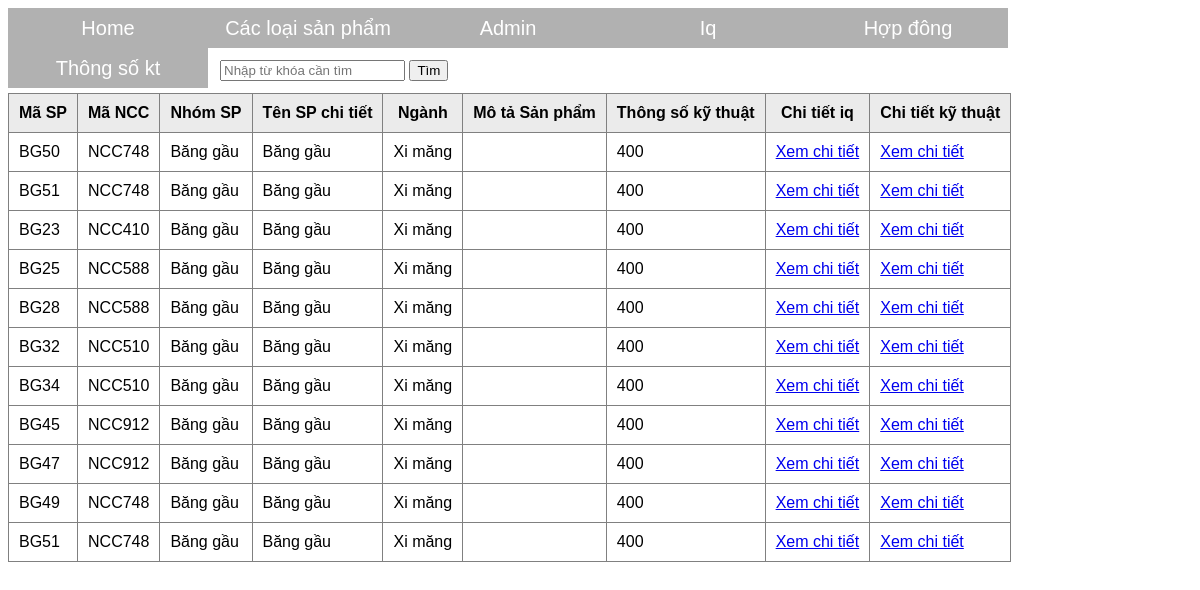
The app's page /tsktbg1.php with its own data.
### tables this page shows
CREATE TABLE `sanpham` (
  `masp` varchar(255) NOT NULL,
  `mancc` varchar(255) NOT NULL,
  `nhomsp` varchar(255) NOT NULL,
  `tenspchitiet` varchar(255) NOT NULL,
  `nganh` varchar(255) NOT NULL,
  `motasanpham` varchar(255) NOT NULL
);

CREATE TABLE `chitiettskt` (
  `id` varchar(5) NOT NULL,
  `masp` varchar(255) DEFAULT NULL,
  `idtskt` varchar(12) DEFAULT NULL,
  `giatri` varchar(41) DEFAULT NULL
);

### tsktbg1.php (the view, shortened to what this page needs)
<?php
    $conn = mysqli_connect("localhost", "root", "", "dataapp3") or die("Không kết nối được cơ sở dữ liệu");
    if (isset($_GET['q']) && !empty($_GET['q'])) {
        $keyword = $_GET['q'];
        $sql = "SELECT * FROM sanpham WHERE masp LIKE '%$keyword%' OR mancc LIKE '%$keyword%' OR nhomsp LIKE '%$keyword%' OR tenspchitiet LIKE '%$keyword%' OR nganh LIKE '%$keyword%'";
    }else{
        $sql = "SELECT * FROM sanpham JOIN chitiettskt ON sanpham.masp = chitiettskt.masp WHERE  nhomsp = 'Băng gầu' AND giatri = '400' ";
    }
    $result = mysqli_query($conn, $sql);
?>
<!DOCTYPE html>
<html>
<head>
    <link rel="stylesheet" type="text/css" href="style.css">
</head>
<body>
          <ul>
        <li><a href="index.php">Home</a></li>
        <li><a href="">Các loại sản phẩm</a>
        </li>
        <li><a href="">Admin</a>
        </li>
        <li><a href="iq.php">Iq</a></li>
        <li><a href="hopdong.php">Hợp đông</a></li>
        <li><a href="">Thông số kt</a>
        </li>
    </ul>
    <table class="search-form" cellpadding="10">
        <tr>
            <td>
                <form action="" method="get">
                    <input type="text" name="q" placeholder="Nhập từ khóa cần tìm" value="<?php if(isset($_GET['q']))?>" />
                    <input type="submit" value="Tìm">
                </form>
            </td>
        </tr>
    </table>
    <table class="list" border="1" cellpadding="10">
          <tr>
            <th>Mã SP</th>
            <th>Mã NCC</th>
            <th>Nhóm SP</th>
            <th>Tên SP chi tiết</th>
            <th>Ngành</th>
            <th>Mô tả Sản phẩm</th>
            <th>Thông số kỹ thuật</th>
            <th>Chi tiết iq</th>
            <th>Chi tiết kỹ thuật</th>
        </tr>
        <?php
           while ($row = mysqli_fetch_assoc($result)) {
            ?>
        <tr>
            <td><?php echo $row['masp']; ?></td>
            <td><?php echo $row['mancc']; ?></td>
            <td><?php echo $row['nhomsp']; ?></td>
            <td><?php echo $row['tenspchitiet']; ?></td>
            <td><?php echo $row['nganh']; ?></td>
            <td><?php echo $row['motasanpham']; ?></td>
            <td><?php echo $row['giatri']; ?></td>
                     <form action="" method="get">
            <td><a href="./chiTiet.php?idSP=<?php echo  $row['masp'] ?>" >Xem chi tiết</a></td>
        </form>
                    <form action="" method="get">
            <td><a href="./cttskt.php?idSPKT=<?php echo  $row['masp'] ?>" >Xem chi tiết</a></td>
        </form>
        </tr>
    <?php } ?>
    </table>
</body>
</html>

### style.css (style rules this page uses)
body { background: url(); background-size: cover; font-family: arial; }
ul { margin: 0; padding: 0; list-style: none; }
ul li { float: left; width: 200px; height: 40px; background-color: darkgrey; opacity: .9; line-height: 40px; text-align: center; font-size: 20px; }
ul li a { text-decoration: none; color: white; display: block; }

### tsktbg1.php (style rules this page uses)
.list { border-collapse: collapse; }
.list tr th { background: #ebebeb; }

### records on screen
sanpham: chitiettskt.masp "BG50", mancc "NCC748", nhomsp "Băng gầu", tenspchitiet "Băng gầu", nganh "Xi măng", chitiettskt.giatri "400"
sanpham: chitiettskt.masp "BG51", mancc "NCC748", nhomsp "Băng gầu", tenspchitiet "Băng gầu", nganh "Xi măng", chitiettskt.giatri "400"
sanpham: chitiettskt.masp "BG23", mancc "NCC410", nhomsp "Băng gầu", tenspchitiet "Băng gầu", nganh "Xi măng", chitiettskt.giatri "400"
sanpham: chitiettskt.masp "BG25", mancc "NCC588", nhomsp "Băng gầu", tenspchitiet "Băng gầu", nganh "Xi măng", chitiettskt.giatri "400"
sanpham: chitiettskt.masp "BG28", mancc "NCC588", nhomsp "Băng gầu", tenspchitiet "Băng gầu", nganh "Xi măng", chitiettskt.giatri "400"
sanpham: chitiettskt.masp "BG32", mancc "NCC510", nhomsp "Băng gầu", tenspchitiet "Băng gầu", nganh "Xi măng", chitiettskt.giatri "400"
sanpham: chitiettskt.masp "BG34", mancc "NCC510", nhomsp "Băng gầu", tenspchitiet "Băng gầu", nganh "Xi măng", chitiettskt.giatri "400"
sanpham: chitiettskt.masp "BG45", mancc "NCC912", nhomsp "Băng gầu", tenspchitiet "Băng gầu", nganh "Xi măng", chitiettskt.giatri "400"
sanpham: chitiettskt.masp "BG47", mancc "NCC912", nhomsp "Băng gầu", tenspchitiet "Băng gầu", nganh "Xi măng", chitiettskt.giatri "400"
sanpham: chitiettskt.masp "BG49", mancc "NCC748", nhomsp "Băng gầu", tenspchitiet "Băng gầu", nganh "Xi măng", chitiettskt.giatri "400"
